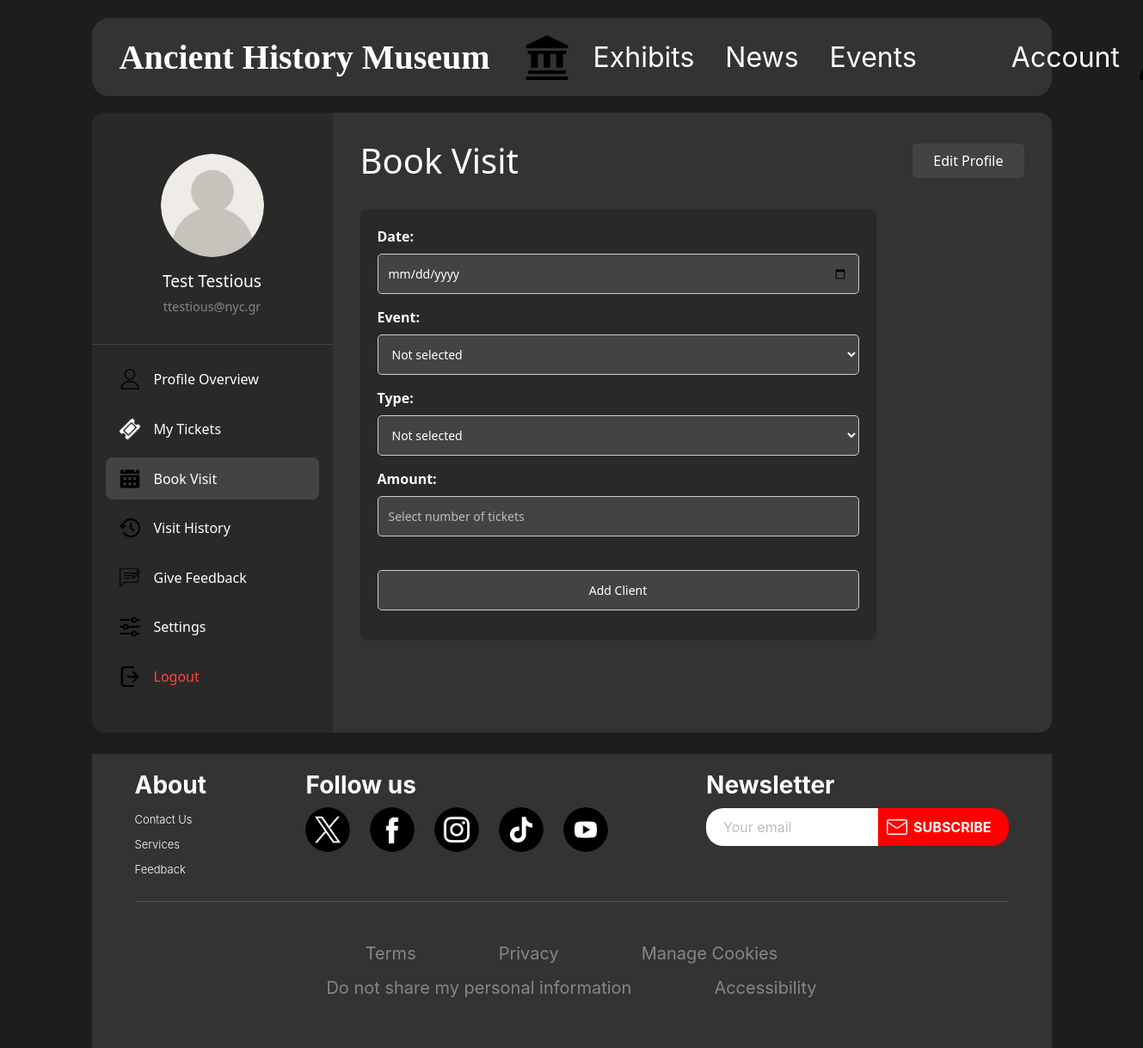
Screenshot of /profile/book/visit (signed in) with the database file from the repository.
### server.py (models this page shows)
class User(UserMixin, db.Model):
    id = db.Column(db.Integer, primary_key=True)
    first_name = db.Column(db.String(150), nullable=False)
    last_name = db.Column(db.String(150), nullable=False)
    email = db.Column(db.String(120), unique=True, nullable=False)
    phone = db.Column(db.String(10), unique=True, nullable=False)
    password = db.Column(db.String(200), nullable=False)
    role = db.Column(db.String(20), nullable=False, default='visitor')
    tickets = db.relationship('Ticket', back_populates='visitor')
    feedbacks = db.relationship('Feedback', back_populates='visitor')

### server.py (the view, shortened to what this page needs)
@app.route("/profile/book/visit", methods=['GET', 'POST'])
@login_required
def reservation():
    today_date = get_local_today_date()
    available_events = Event.query.filter(Event.is_listed == True, Event.date >= today_date).all()
    return render_template('book_visit.html', events=available_events)

### server.py (called while the page is built)
def get_local_today_date():
    local_timezone = get_localzone()
    utc_now = datetime.utcnow().replace(tzinfo=pytz.utc)
    local_now = utc_now.astimezone(local_timezone)
    return local_now.date()

@login_manager.user_loader
def load_user(user_id):
    return User.query.get(int(user_id))

### templates/book_visit.html (shortened to what this page needs)
{% extends 'profile.html' %}
{% block section %}Book Visit{% endblock %}
{% block page_css %}
    {{ super() }}
    <link rel="stylesheet" href="/static/css/book_visit.css">
{% endblock %}
{% block option %}
    <form method="post" action="/profile/book/visit" class="book-visit">
        <label for="date">Date:</label>
        <input type="date" name="date" id="date" required><br>
        <label for="event">Event:</label>
        <select name="event-id" id="event">
            <option value="" selected>Not selected</option>
        </select><br>
        <label for="type">Type:</label>
        <select name="type" required>
            <option value="" disabled selected>Not selected</option>
        </select><br>
        <label for="amount">Amount:</label>
        <input type="number" name="amount" placeholder="Select number of tickets" min="1" max="10" step="1" required><br><br>
        <button type="submit">Add Client</button>
    </form>
{% endblock %}

### templates/profile.html (shortened to what this page needs)
{% extends 'base.html' %}
{% block page_css %}
<link rel="stylesheet" href="/static/css/profile.css">
{% endblock %}
{% block content %}
<div class="container profile-main">
    <div class="profile-container">
        <div class="sidebar">
            <div class="user-info">
                <div class="profile-image">
                    <img src="/static/images/icons/empty profile.png">
                </div>
                <h3 class="user-name">{{ current_user.first_name}} {{ current_user.last_name}}</h3>
                <p class="user-email">{{ current_user.email }}</p>
            </div>
            <nav class="profile-nav">
                <a href="/profile/overview" class="active">
                    <img src="/static/images/icons/user.png">
                    Profile Overview
                </a>
                <a href="/profile/tickets">
                    <img src="/static/images/icons/ticket.png">
                    My Tickets
                </a>
                <a href="/profile/book/visit">
                    <img src="/static/images/icons/calendar.png">
                    Book Visit
                </a>
                <a href="/profile/history">
                    <img src="/static/images/icons/history.png">
                    Visit History
                </a>
                <a href="/profile/add/feedback">
                    <img src="/static/images/icons/feedback.png">
                    Give Feedback
                </a>
                <a href="/profile/settings">
                    <img src="/static/images/icons/settings.png">
                    Settings
                </a>
                <a href="/logout" class="logout">
                    <img src="/static/images/icons/logout.png">
                    Logout
                </a>
            </nav>
        </div>
        <div class="content-area">
            <div class="profile-header">
                <h1>{% block section %}{% endblock %}</h1>
                <button class="btn btn-edit" onclick="window.location.href='/profile/edit'">Edit Profile</button>
            </div>
            {% block option %}{% endblock %}
        </div>
    </div>
</div>
{% endblock %}

### static/css/base.css (style rules this page uses)
body { background-color: #1F1C1C; }

### static/css/profile.css (style rules this page uses)
.profile-main { margin-top: 40px; margin-bottom: 25px; }
.profile-container { display: flex; background-color: #343333; border-radius: 15px; overflow: hidden; min-height: 80vh; }
.sidebar { width: 280px; background-color: #2a2929; padding: 2rem 0; display: flex; flex-direction: column; }
.user-info { text-align: center; padding: 1rem; border-bottom: 1px solid #454242; margin-bottom: 1rem; }
.profile-image { position: relative; width: 120px; height: 120px; margin: 0 auto 1rem; border-radius: 50%; overflow: hidden; }
.profile-image img { width: 100%; height: 100%; object-fit: cover; }
.user-name { color: #ffffff; font-size: 1.2rem; margin-bottom: 0.5rem; }
.user-email { color: #878686; font-size: 0.9rem; }
.profile-nav { display: flex; flex-direction: column; flex-grow: 1; padding: 0 1rem; }
.profile-nav a { display: flex; align-items: center; padding: 0.8rem 1rem; color: #ffffff; text-decoration: none; border-radius: 8px; margin-bottom: 0.5rem; transition: background-color 0.3s; }
.profile-nav a img { width: 24px; height: 24px; margin-right: 1rem; }
.profile-nav a:hover, .profile-nav a.active { background-color: #454242; }
.profile-nav .logout { margin-top: auto; color: #ff4444; }
.content-area { flex: 1; padding: 2rem; background-color: #343333; }
.profile-header { display: flex; justify-content: space-between; align-items: center; margin-bottom: 2rem; }
.profile-header h1 { color: #ffffff; margin: 0; }
.btn-edit { background-color: #454242; color: white; border: none; padding: 0.5rem 1.5rem; border-radius: 5px; cursor: pointer; transition: background-color 0.3s; }

### static/css/book_visit.css (style rules this page uses)
.book-visit { max-width: 600px; padding: 20px; border-radius: 8px; background-color: #2a2929; }
label { display: block; margin-bottom: 8px; font-weight: bold; color: #ffffff; }
.book-visit input, .book-visit button[type="submit"], select { width: 100%; padding: 12px; margin-bottom: 15px; border: 1px solid #ccc; border-radius: 5px; box-sizing: border-box; font-size: 14px; background-color: #454242; color: #ffffff; }
::placeholder { color: #bdbdbd; }

### rows the page displays
User: first_name "Test", last_name "Testious", email "ttestious@nyc.gr"
